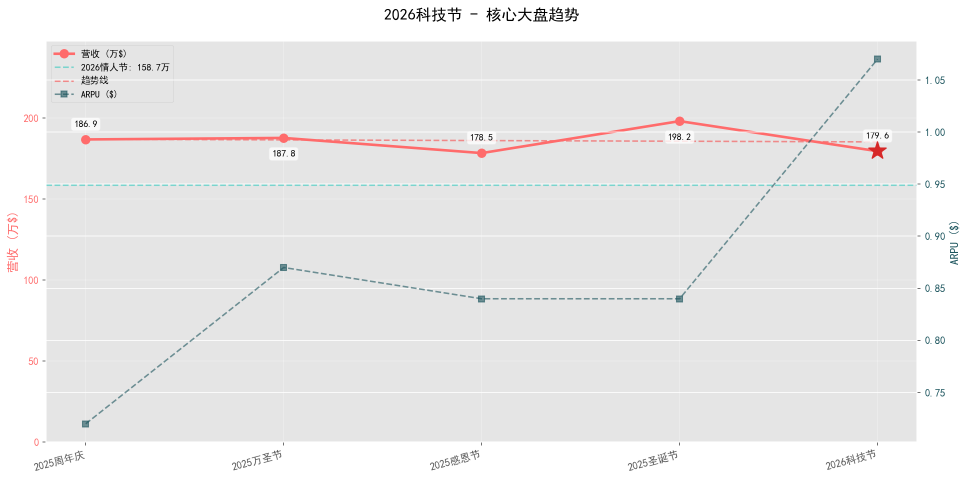
#> input picture 1_Revenue_Trend.png, 1935 x 960 px (shown at 1/2 size)
$ python flood_remove_white_bg.py ../1_Revenue_Trend.png --out out.png
#> lines starting #> are read from the running program, lines starting #| are printed output that depends on the picture; after the words box and inside, x2 and y2 are one past the last pixel; in counts of white or black regions, pixels touching at a corner belong together
#> in main, im is the input picture: PIL image 1935x960 RGBA; mean R, G, B, A 234.4, 233.7, 233.7, 255
# -*- coding: utf-8 -*-
"""从四边洪水填充抠掉纯色背景(默认白)，再可选 fit 进指定画布居中。

为什么用洪水填充而不是颜色键(color-key)：
  实体物件(奖杯/箱子/图标)常自带白色高光、白色子元素(如足球)。颜色键会把这些内部白
  一起打穿成洞。洪水填充只移除**与边缘相连**的背景白，被物件包住的内部白不与边缘连通
  → 完整保留。已在世界杯活动图标(v1/v2)验证：0 白边、内部白色足球高光不丢。

典型场景：x3-media 的 activity_icon/skill_icon 等 worker **没做透明化**、直接吐了白底图时，
  本地一步抠干净 + 收口到游戏尺寸(如 ActvIcon 124×136)，比重派 worker 跟它较劲可靠。

用法:
  python flood_remove_white_bg.py <输入png> --out <输出png> [--fit 124x136]
       [--bg 255,255,255] [--thr 235] [--ptp 16]
  --fit WxH  : 抠完按真主体保比例缩放 fit 进 WxH 透明画布居中(不变形)
  --bg       : 背景基准色(默认白 255,255,255)
  --thr      : 三通道下限阈值(>=thr 视为背景色，默认 235)
  --ptp      : 三通道极差上限(<=ptp 视为接近中性色，默认 16；防误吃彩色)
"""
import sys, io, argparse
from collections import deque
import numpy as np
from PIL import Image

sys.stdout = io.TextIOWrapper(sys.stdout.buffer, encoding='utf-8', errors='replace')


def flood_remove(im, thr, ptp):
#> called with thr = 235, ptp = 16
    arr = np.array(im.convert('RGBA'))
    H, W, _ = arr.shape
#> H = 960; W = 1935
    rgb = arr[:, :, :3].astype(int)
    bgmask = (rgb[:, :, 0] >= thr) & (rgb[:, :, 1] >= thr) & (rgb[:, :, 2] >= thr) & (np.ptp(rgb, axis=2) <= ptp)
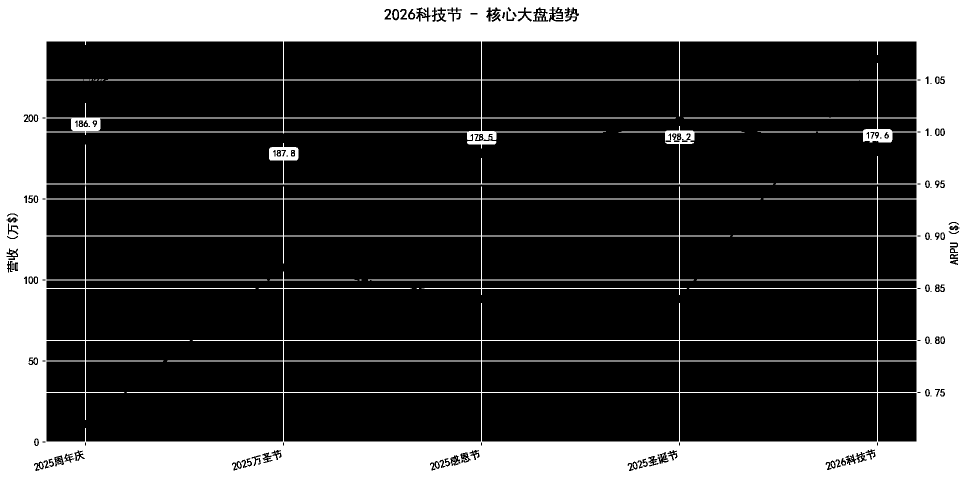
#> bgmask: shape (960, 1935) bool (shown at 1/2 size); 27.1% white; 109 white regions (70 under 20 px), largest, box (x1, y1, x2, y2) and area: (0, 0, 1935, 960) 501869, (1515, 263, 1633, 265) 228, (788, 21, 795, 37) 96
    vis = np.zeros((H, W), bool)
    q = deque()
    for x in range(W):
        for y in (0, H - 1):
            if bgmask[y, x] and not vis[y, x]:
                vis[y, x] = True; q.append((y, x))
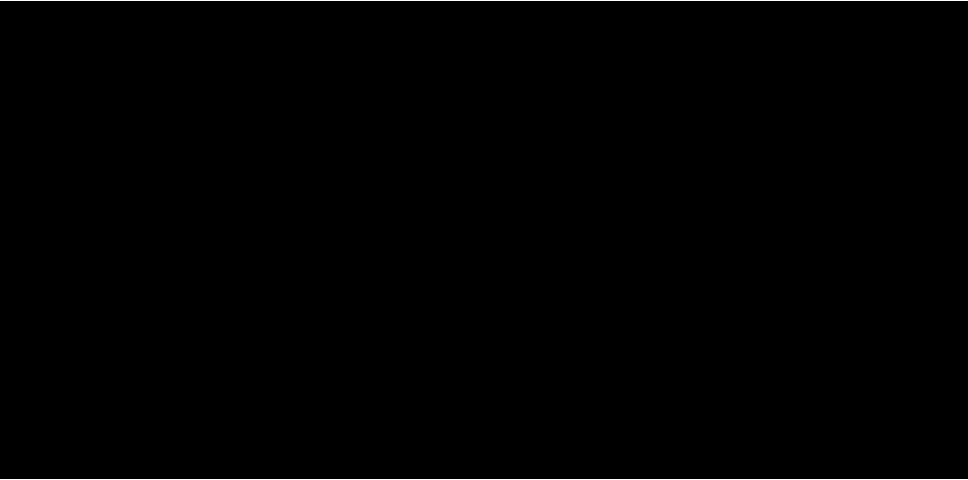
#> vis: shape (960, 1935) bool (shown at 1/2 size); 0.21% white in thin lines or dots
    for y in range(H):
        for x in (0, W - 1):
            if bgmask[y, x] and not vis[y, x]:
                vis[y, x] = True; q.append((y, x))
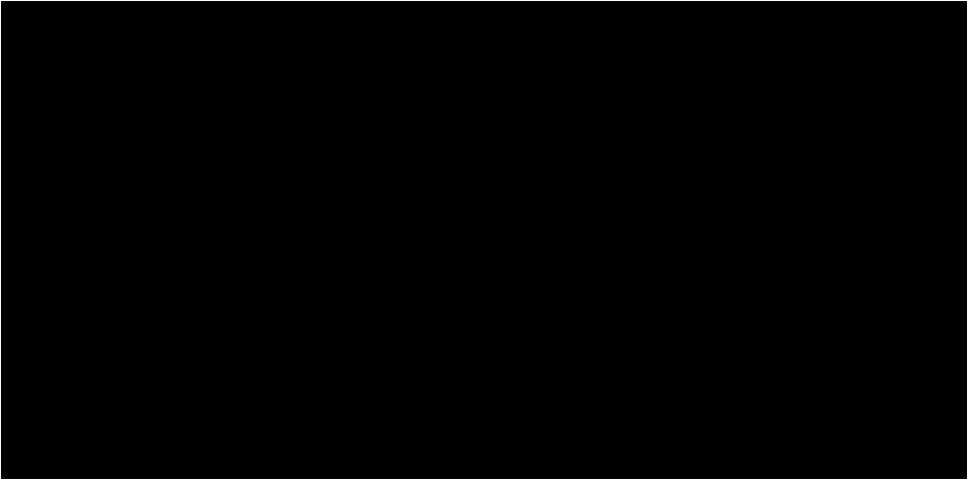
#> vis: shape (960, 1935) bool (shown at 1/2 size); 0.31% white in thin lines or dots
    while q:
        y, x = q.popleft()
        for dy, dx in ((1, 0), (-1, 0), (0, 1), (0, -1)):
            ny, nx = y + dy, x + dx
            if 0 <= ny < H and 0 <= nx < W and not vis[ny, nx] and bgmask[ny, nx]:
                vis[ny, nx] = True; q.append((ny, nx))
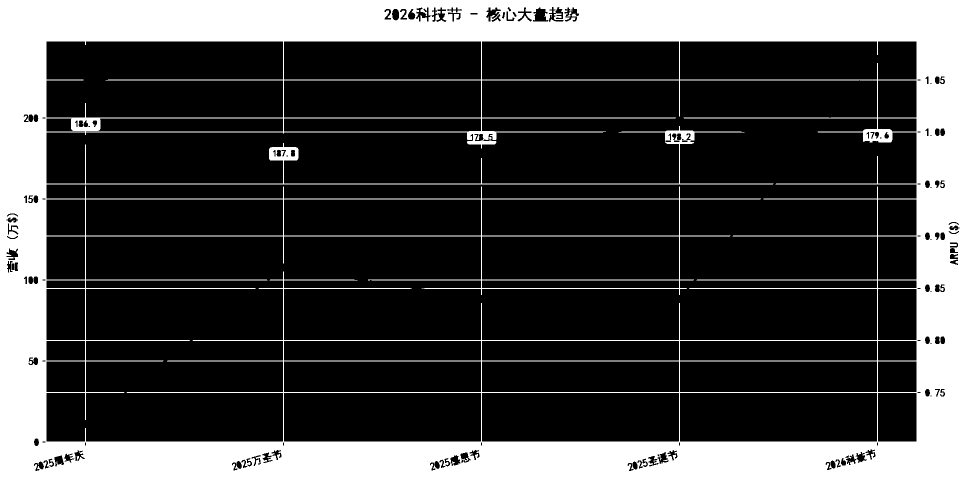
#> vis: shape (960, 1935) bool (shown at 1/2 size); 27% white; 1 white region, box (x1, y1, x2, y2) and area: (0, 0, 1935, 960) 501774
    arr[:, :, 3] = np.where(vis, 0, arr[:, :, 3])
    return Image.fromarray(arr, 'RGBA'), int(vis.sum())


def fit_canvas(im, W, H):
    a = im.split()[3].point(lambda p: 255 if p >= 10 else 0)
    bb = a.getbbox()
    if bb:
        im = im.crop(bb)
    cw, ch = im.size
    s = min(W / cw, H / ch)
    nw, nh = max(1, round(cw * s)), max(1, round(ch * s))
    im = im.resize((nw, nh), Image.LANCZOS)
    cv = Image.new('RGBA', (W, H), (0, 0, 0, 0))
    cv.paste(im, ((W - nw) // 2, (H - nh) // 2), im)
    return cv, (nw, nh)


def main():
    ap = argparse.ArgumentParser()
    ap.add_argument('src')
    ap.add_argument('--out', required=True)
    ap.add_argument('--fit', default=None, help='WxH，如 124x136')
    ap.add_argument('--thr', type=int, default=235)
    ap.add_argument('--ptp', type=int, default=16)
    a = ap.parse_args()

    im = Image.open(a.src)
    im, removed = flood_remove(im, a.thr, a.ptp)
#> removed = 501774
    content = im.size
#> content = (1935, 960)
    if a.fit:
        W, H = (int(v) for v in a.fit.lower().split('x'))
        im, content = fit_canvas(im, W, H)
    im.save(a.out)

    arr = np.array(im); al = arr[:, :, 3]; rgb = arr[:, :, :3].astype(int)
    Hh, Ww, _ = arr.shape
#> Hh = 960; Ww = 1935
    corners = [al[2, 2], al[2, Ww - 3], al[Hh - 3, 2], al[Hh - 3, Ww - 3]]
#> corners = [0, 0, 0, 0]
    edge = (al > 10) & (al < 200); we = int((edge & (rgb.min(2) >= 225)).sum())
#> after `edge = (al > 10) & (al < 200)`: edge: shape (960, 1935) bool; every value is 0
#> after `we = int((edge & (rgb.min(2) >= 225)).sum())`: we = 0
    print(f'抠掉背景 {removed} 像素 -> {a.out}')
    print(f'尺寸 {im.size} 主体 {content} 四角alpha {corners}(应全0) 偏白边缘 {we}(应≈0)')


if __name__ == '__main__':
    main()

$ run again, on 3_User_Growth.png
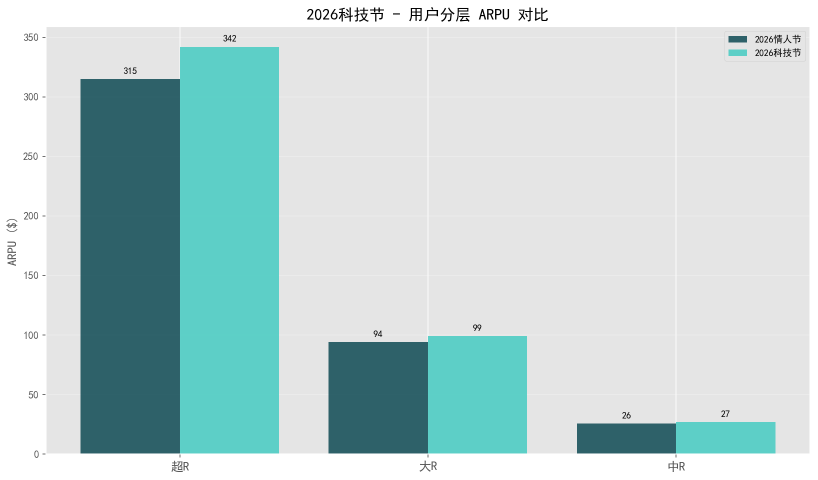
#> input picture 3_User_Growth.png, 1635 x 960 px (shown at 1/2 size)
#> in main, im is the input picture: PIL image 1635x960 RGBA; mean R, G, B, A 189.5, 212.2, 212.1, 255
#> bgmask: shape (960, 1635) bool; 17.8% white; 44 white regions (10 under 20 px), largest, box (x1, y1, x2, y2) and area: (0, 0, 1635, 960) 277125, (558, 669, 751, 671) 385, (558, 788, 657, 790) 198
#> after the loop in flood_remove, `while q:`:
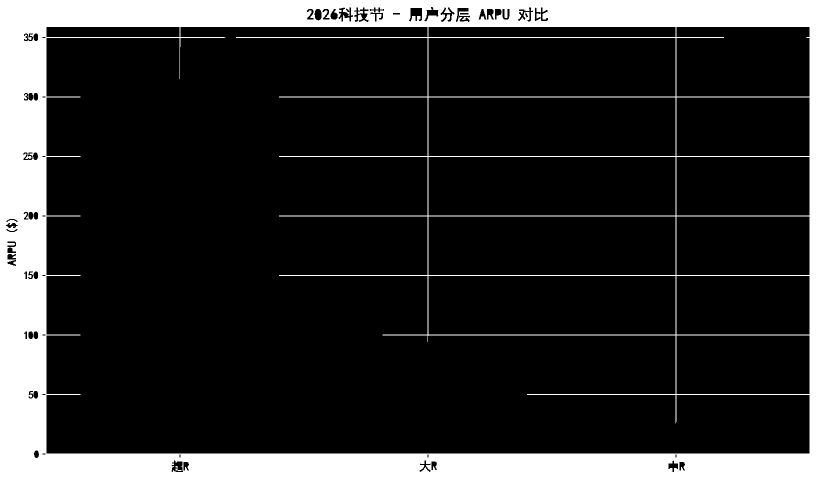
#> vis: shape (960, 1635) bool (shown at 1/2 size); 17.7% white; 1 white region, box (x1, y1, x2, y2) and area: (0, 0, 1635, 960) 277102
#> in flood_remove, `arr[:, :, 3] = np.where(vis, 0, arr[:, :, 3])`:
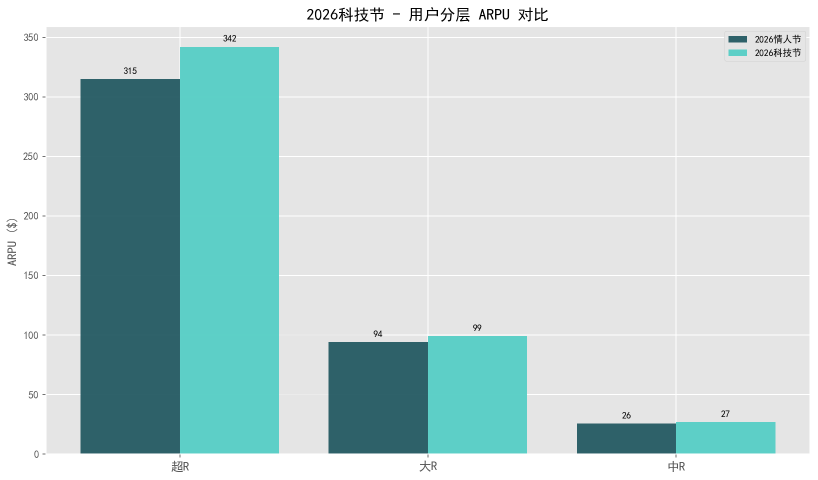
#> arr: shape (960, 1635, 4) (shown at 1/2 size); 17.65% of pixels changed, all inside (x1, y1, x2, y2) = (0, 0, 1635, 960); transparent parts drawn white
#> removed = 277102
#> corners = [0, 0, 0, 0]
#> edge: shape (960, 1635) bool; every value is 0
#> we = 0
